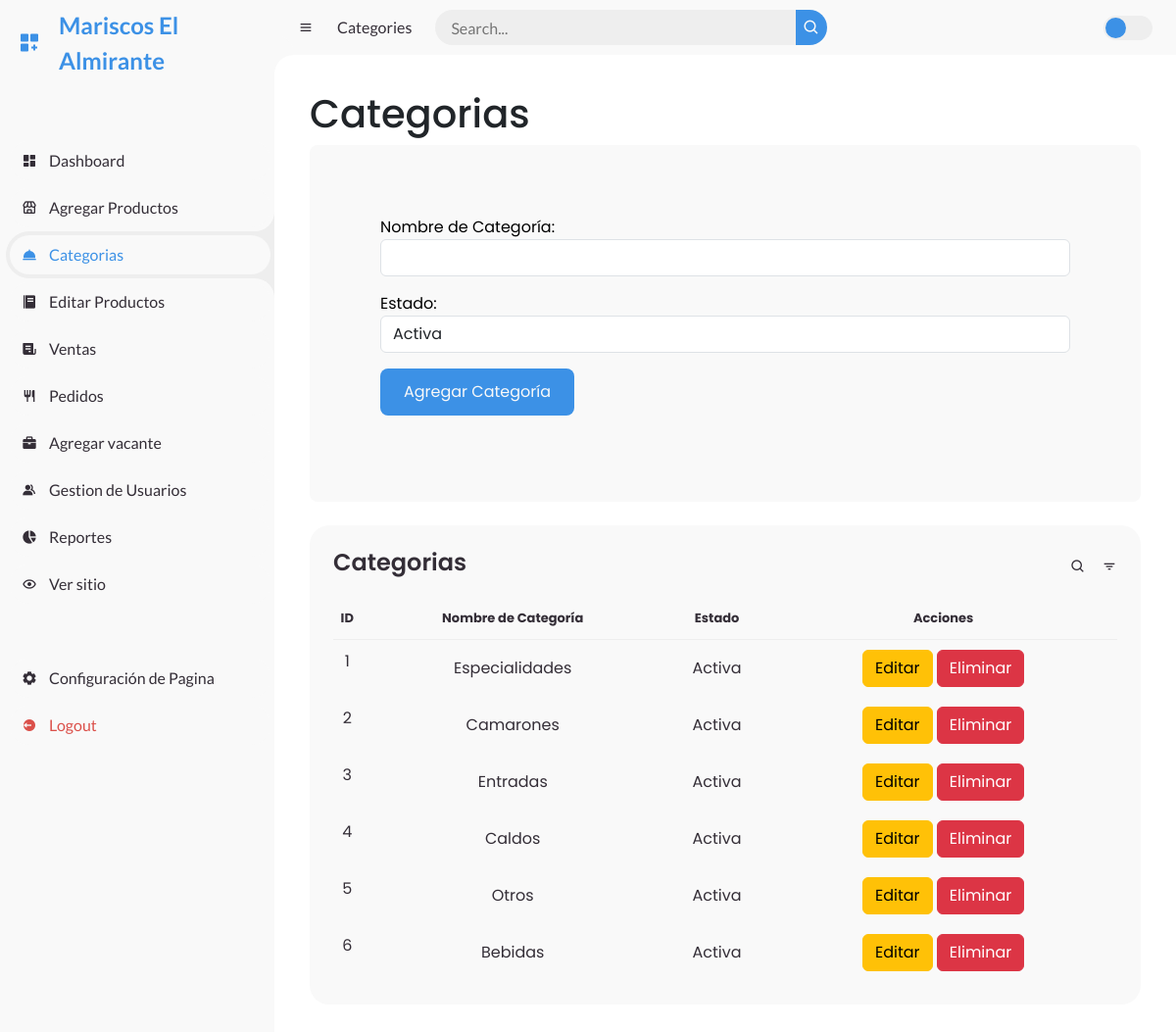
/admin/Categorias (signed in), run on the app's committed database.
### tables this page shows
CREATE TABLE `categoria` (
  `IdCategoría` int(11) NOT NULL,
  `NombreCategoría` varchar(120) NOT NULL,
  `Estado` varchar(7) NOT NULL,
  `FechaCreación` date NOT NULL
);

### controllers/AdminController.php (called while the page is built, shortened)
<?php
class AdminController
{
    public static function renderAdminView(Router $router, $viewName, $layout, $data = [])
    {
        $router->render('admin/' . $viewName, $data, $layout);
    }
}

### public/index.php (called while the page is built, shortened)
<?php
require_once __DIR__ . '/../includes/app.php';
$router = new Router();
$router->get('/', [HomeController::class, 'index']);
$router->get('/pages/location', function ($router) {
    PagesController::renderPagesView($router, 'location');
});
$router->get('/pages/contact', function ($router) {
    PagesController::renderPagesView($router, 'contact');
});
$router->get('/pages/menu', [MenuController::class, 'index']);
$router->get('/api/platillos', [MenuController::class, 'getProducts']);
$router->get('/pages/cart', [CartController::class, 'index']);
$router->post('/agregar-al-carrito', [CartController::class, 'manageCart']);
$router->post('/reordenar', function () {
    $orderId = $_POST['order_id'] ?? null;
    CartController::getOrderById($orderId);
});
$router->post('/cart/delete-{id}', function ($router, $params) {
    $id = $params[0];
    CartController::deleteProduct($router, $id);
});
$router->post('/cart/increase-{id}', function ($router, $params) {
    $id = $params[0];
    CartController::increaseQuantity($router, $id);
});
$router->post('/cart/decrease-{id}', function ($router, $params) {
    $id = $params[0];
    CartController::decreaseQuantity($router, $id);
});
$router->post('/encrypt-data', function () {
    echo CartController::encryptData();
});
$router->get('/tickets/show-{venta_id}', function ($router, $params) {
    session_start();
    $ventaId = $params[0];
    PaymentController::showTicket($_SESSION['ticket_path'], $ventaId);
});
$router->post('/cart/pago-pendiente', [PaymentController::class, 'pagoPendiente']);
$router->post('/checkout/paypal', [PaymentController::class, 'checkout']);
$router->get('/pages/platillo-{IdPlatillo}', function ($router, $params) {
    $IdPlatillo = $params[0];
    $data = PagesController::platilloData($IdPlatillo);
    PagesController::platillo($router, $data);
});
$router->get('/pages/jobVacancy', function ($router) {
    $data = JobController::getVacantes();
    PagesController::vacante($router, $data);
});
$router->get('/pages/formVacante', function ($router) {
    $router->render('pages/formVacante');
});
$router->get('/pages/profile', function ($router) {
    PagesController::renderProfileView($router, 'profile');
});
$router->get('/auth/register', function ($router) {
    UserController::renderAuthView($router, 'register');
});
$router->post('/auth/register', [UserController::class, 'apiRegister']);
$router->get('/auth/login', function ($router) {
    UserController::renderAuthView($router, 'login');
});
$router->post('/auth/login', [UserController::class, 'apiLogin']);
$router->get('/auth/logout', [UserController::class, 'logout']);
$router->get('/auth/forgot-Password', function ($router) {
    UserController::renderAuthView($router, 'forgot-Password');
});
$router->post('/auth/forgot-Password', [UserController::class, 'sendMailCode']);
$router->get('/auth/verify-Code', function ($router) {
    UserController::renderAuthView($router, 'verify-Code');
});
$router->post('/auth/verify-Code', [UserController::class, 'verifyCode']);
$router->get('/auth/change-Password', function ($router) {
    UserController::renderAuthView($router, 'change-Password');
});
$router->post('/auth/change-Password', [UserController::class, 'changePassword']);
$router->get('/admin/dashboard', function ($router) {
    $ordenes = DashboardController::getOrders();
    $newOrdenes = DashboardController::getTodayOrders();
    $visitantesActivos = DashboardController::getVisitors();
    $Totalventas = DashboardController::getTotalSales();
    AdminController::renderAdminView($router, 'dashboard', 'layoutAdmin', [
        'ordenes' => $ordenes,
        'newOrdenes' => $newOrdenes,
        'visitantesActivos' => $visitantesActivos,
        'Totalventas' => $Totalventas
    ]);
});
$router->get('/admin/Agregar_Productos', function ($router) {
    $categorias = ProductController::getCategories();
    AdminController::renderAdminView($router, 'Agregar_Productos', 'layoutAdmin', [
        'categorias' => $categorias
    ]);
});
$router->post('/admin/Agregar_Productos', [ProductController::class, 'addProduct']);
$router->get('/admin/Categorias', function ($router) {
    $categorias = CategoriasController::getCategories();
    AdminController::renderAdminView($router, 'Categorias', 'layoutAdmin', [
        'categorias' => $categorias
    ]);
});
$router->get('/admin/Agregar_Vacante', function ($router) {
    $vacantes = VacanteController::getAllVacantes();
    AdminController::renderAdminView($router, 'Agregar_Vacante', 'layoutAdmin', [
        'vacantes' => $vacantes
    ]);
});
$router->post('/admin/Agregar_Vacante', [VacanteController::class, 'registroVacante']);
$router->put('/admin/Agregar_Vacante/editar', [VacanteController::class, 'editarVacante']);
$router->delete('/admin/Agregar_Vacante/eliminar', [VacanteController::class, 'eliminarVacante']);
$router->post('/admin/Categorias-add', [CategoriasController::class, 'agregarCategoria']);
$router->post('/categorias/editar',  [CategoriasController::class, 'editarCategoria']);
$router->delete('/admin/categorias/eliminar', [CategoriasController::class, 'eliminarCategoria']);
$router->post('/admin/platillos/editar', function () use ($db) {
    $controller = new EditarProductosController($db);
    $data = $_POST;
    $result = $controller->updatePlatillo($data);
    if ($result) {
        echo "Producto actualizado con éxito";
    } else {
        echo "Error al actualizar producto";
    }
});
$router->get('/admin/Editar_Productos', function ($router) {
    AdminController::renderAdminView($router, 'Editar_Productos', 'layoutAdmin');
});
$router->get('/admin/obtenerPlatillos', [ProductController::class, 'obtenerPlatillos']);
$router->post('/admin/platillos/editar', [EditarProductosController::class, 'editarPlatillo']);
$router->delete('/admin/platillos/eliminar', [EditarProductosController::class, 'eliminarPlatillo']);
$router->get('/admin/Editar_Productos', [ProductController::class, 'listarProductos']);
$router->get('/admin/obtenerPlatillos', [ProductController::class, 'obtenerPlatillos']);
$router->post('/admin/platillos/editar', [EditarProductosController::class, 'editarPlatillo']);
$router->delete('/admin/platillos/eliminar', [EditarProductosController::class, 'eliminarPlatillo']);
$router->get('/admin/Editar_Productos', [ProductController::class, 'listarProductos']);
$router->get('/admin/Ventas', function ($router) {
    AdminController::renderAdminView($router, 'Ventas', 'layoutAdmin');
});
$router->get('/admin/Ventas', [VentasController::class, 'listarPlatillos']);
$router->get('/admin/Ventas/reporte', function ($router) {
    $controller = new VentasController();
    $controller->reporteVentas($router);
});
$router->get('/admin/VentaController/generarDetalleVentaPdf', function ($router) {
    $platilloId = $_GET['platilloId'] ?? null;
    VentasController::generarDetalleVentaPdf(['platilloId' => $platilloId]);
});
$router->get('/admin/ventas/generarTopPlatillosPdf', function () {
    Controllers\VentasController::generarTopPlatillosPdf();
});
$router->get('/admin/ventas/generarTopPlatillosMenosVendidosPdf', function () {
    Controllers\VentasController::generarTopPlatillosMenosVendidosPdf();
});
$router->get('/admin/Ventas', [VentasController::class, 'listarPlatillos']);
$router->get('/admin/Ventas/reporte', [VentasController::class, 'reporteVentas']);
$router->get('/admin/Ventas/reporte', function ($router) {
    $controller = new VentasController();
    $controller->reporteVentas($router);
});
$router->get('/admin/Pedidos', function ($router) {
    PedidosController::renderAdminView($router, 'Pedidos');
});
$router->get('/admin/Reportes', function ($router) {
    $categoria = ReportController::getSalesByCategory();
    $diarias = ReportController::getDailySales();
    $platillos = ReportController::getTopSellingDishes();
    $mensuales = ReportController::getMonthlyIncome();
    $top = ReportController::getTopOrderedCategories();
    AdminController::renderAdminView($router, 'Reportes', 'layoutAdmin', [
        'categoria' => $categoria,
        'diarias' => $diarias,
        'platillos' => $platillos,
        'mensuales' => $mensuales,
        'top' => $top
    ]);
});
$router->get('/admin/Config', function ($router) {
    ConfiguracionAdminController::renderAdminView($router, 'Config');
});
$router->checkRoutes();

### includes/config/database.php (called while the page is built)
<?php
function connectDB() {
    $host = 'localhost';
    $db = 'almirante';
    $user = 'root';
    $pass = '';
    $charset = 'utf8mb4';
    $dsn = "mysql:host=$host;dbname=$db;charset=$charset;timezone=America/Mexico_City";
    $options = [
        PDO::ATTR_ERRMODE            => PDO::ERRMODE_EXCEPTION,
        PDO::ATTR_DEFAULT_FETCH_MODE => PDO::FETCH_ASSOC,
        PDO::ATTR_EMULATE_PREPARES   => false,
    ];
    try {
        return new PDO($dsn, $user, $pass, $options);
    } catch (PDOException $e) {
        throw new PDOException($e->getMessage(), (int)$e->getCode());
    }
}

### controllers/CategoriasController.php (called while the page is built, shortened)
<?php
class CategoriasController
{
    public static function getCategories()
    {
        $adminModel = new AdminModel();
        return $adminModel->getData('categoria');
    }
}

### models/AdminModel.php (called while the page is built, shortened)
<?php
class AdminModel
{
    private $db;
    public function __construct()
    {
        $this->db = connectDB();
    }
    public function getData($table)
    {
        try {
            $query = "SELECT * FROM $table";
            $stmt = $this->db->prepare($query);
            $stmt->execute();
            return $stmt->fetchAll(\PDO::FETCH_ASSOC);
        } catch (\PDOException $e) {
            return $this->handleError($e);
        }
    }
}

### views/admin/Categorias.php (the view, shortened to what this page needs)
<nav>
    <i class='bx bx-menu'></i>
    <a href="#" class="nav-link">Categories</a>
    <form action="#">
        <div class="form-input">
            <input type="search" placeholder="Search...">
            <button type="submit" class="search-btn"><i class='bx bx-search'></i></button>
        </div>
    </form>
    <label for="switch-mode" class="switch-mode"></label>
</nav>
<main>
    <div class="container-fluid">
        <h1>Categorias</h1>
        <div class="">
        <form id="form-agregar-categoria" class="box-reusable" onsubmit="event.preventDefault(); agregarCategoria();">
            <div class="mb-3 bg-form text-white p-5 rounded">
                <label class="text-black" for="nombreCategoria">Nombre de Categoría:</label>
                <input type="text" id="nombreCategoria" name="nombreCategoria" class="form-control input-formU nueva-clase" required>
                <label class="text-black mt-3" for="estadoCategoria">Estado:</label>
                <select id="estadoCategoria" name="estadoCategoria" class="form-control nueva-clase" required>
                    <option value="Activa">Activa</option>
                </select>
                <input type="submit" value="Agregar Categoría" class="btn-reuse mt-3">
            </div>
        </form>
            <div class="table-data">
                <div class="order">
                    <div class="head">
                        <h3>Categorias</h3>
                        <i class='bx bx-search'></i>
                        <i class='bx bx-filter'></i>
                    </div>
                    <table>
                        <thead>
                            <tr>
                                <th>ID</th>
                                <th>Nombre de Categoría</th>
                                <th>Estado</th>
                                <th>Acciones</th>
                            </tr>
                        </thead>
                        <tbody>
                            <?php foreach ($categorias as $categoria): ?>
                                <tr data-id="<?= $categoria['IdCategoría']; ?>">
                                    <td><?= $categoria['IdCategoría']; ?></td>
                                    <td><?= htmlspecialchars($categoria['NombreCategoría']); ?></td>
                                    <td><?= htmlspecialchars($categoria['Estado']); ?></td>
                                    <td>
                                        <a href="#" class="btn btn-warning" data-bs-toggle="modal" data-bs-target="#editarCategoriaModal"
                                        onclick="abrirModalEditar(<?= $categoria['IdCategoría']; ?>, '<?= htmlspecialchars($categoria['NombreCategoría']); ?>', '<?= htmlspecialchars($categoria['Estado']); ?>')">
                                        Editar
                                        </a>
                                        <a href="#" class="btn btn-danger" onclick="eliminarCategoria(<?= $categoria['IdCategoría']; ?>)">Eliminar</a>
                                    </td>
                                </tr>
                            <?php endforeach; ?>
                        </tbody>
                    </table>
                </div>
            </div>
        </div>
    </div>
</main>

### data on the page
categoria: IdCategoría "1", NombreCategoría "Especialidades", Estado "Activa"
categoria: IdCategoría "2", NombreCategoría "Camarones", Estado "Activa"
categoria: IdCategoría "3", NombreCategoría "Entradas", Estado "Activa"
categoria: IdCategoría "4", NombreCategoría "Caldos", Estado "Activa"
categoria: IdCategoría "5", NombreCategoría "Otros", Estado "Activa"
categoria: IdCategoría "6", NombreCategoría "Bebidas", Estado "Activa"
